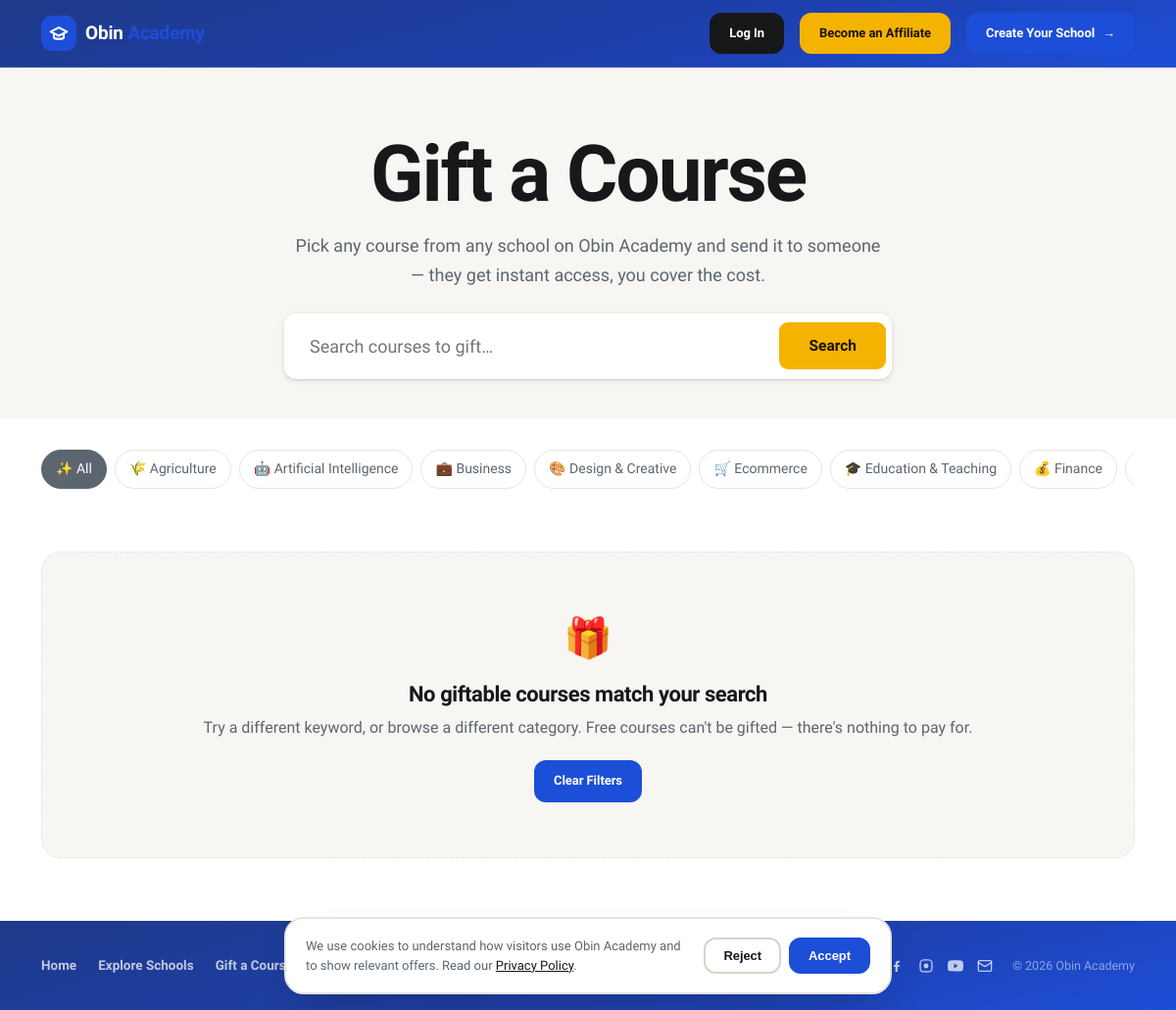
The page /gift.php on the database its author committed.
### tables this page shows
CREATE TABLE categories (
  id INT AUTO_INCREMENT PRIMARY KEY,
  name VARCHAR(120) NOT NULL UNIQUE,
  slug VARCHAR(120) NOT NULL UNIQUE,
  icon VARCHAR(60) NOT NULL DEFAULT 'sparkles'
);

### includes/db.php (called while the page is built, shortened)
<?php
function db(): PDO {
    static $pdo = null;
    if ($pdo === null) {
        $dsn = 'mysql:host=' . DB_HOST . ';dbname=' . DB_NAME . ';charset=utf8mb4';
        $pdo = new PDO($dsn, DB_USER, DB_PASS, [
            PDO::ATTR_ERRMODE => PDO::ERRMODE_EXCEPTION,
            PDO::ATTR_DEFAULT_FETCH_MODE => PDO::FETCH_ASSOC,
            PDO::ATTR_EMULATE_PREPARES => false,
        ]);
        $pdo->exec("SET time_zone = '+03:00'");
    }
    return $pdo;
}
function db_all(string $sql, array $params = []): array {
    $stmt = db()->prepare($sql);
    $stmt->execute($params);
    return $stmt->fetchAll();
}

### includes/data.php (called while the page is built, shortened)
<?php
function get_categories(): array {
    return db_all('SELECT * FROM categories ORDER BY name ASC');
}
function get_course_cards(string $whereSql = '', array $params = [], string $orderBy = 'c.created_at DESC', ?int $limit = null, ?int $offset = null): array {
    $sql = "
        SELECT c.*, cat.name AS category_name, u.name AS creator_name, u.avatar_url AS creator_avatar_url,
          u.pricing_model AS creator_pricing_model, u.school_monthly_price AS creator_school_monthly_price,
          (SELECT COUNT(*) FROM enrollments e WHERE e.course_id = c.id) AS student_count,
          (SELECT COALESCE(AVG(r.rating), 0) FROM reviews r WHERE r.course_id = c.id) AS avg_rating,
          (SELECT COUNT(*) FROM reviews r WHERE r.course_id = c.id) AS review_count
        FROM courses c
        JOIN categories cat ON cat.id = c.category_id
        JOIN users u ON u.id = c.creator_id
        WHERE c.status = 'PUBLISHED' " . ($whereSql ? "AND $whereSql" : '') . "
        ORDER BY $orderBy
    ";
    return db_all($sql, $params);
}
function search_courses(string $query = '', string $categorySlug = '', string $sort = 'popular', string $price = ''): array {
    $where = [];
    $params = [];
    $orderBy = COURSE_SORT_OPTIONS[$sort]['order'] ?? COURSE_SORT_OPTIONS['popular']['order'];
    return get_course_cards(implode(' AND ', $where), $params, $orderBy);
}

### gift.php (the view, shortened to what this page needs)
<?php
require __DIR__ . '/includes/data.php';
$q = query_param('q');
$categorySlug = query_param('category');
$categories = get_categories();
$categoryEmoji = [
    'finance' => '💰', 'business' => '💼', 'technology-software-development' => '💻',
    'marketing-digital-marketing' => '📣', 'design-creative' => '🎨', 'ecommerce' => '🛒',
    'education-teaching' => '🎓', 'agriculture' => '🌾', 'health-wellness' => '❤️',
    'artificial-intelligence' => '🤖', 'tech' => '💻',
    'medical' => '🩺', 'food' => '🍽️', 'law' => '⚖️', 'human-resources' => '👥',
    'engineering' => '⚙️', 'construction' => '🏗️', 'hospitality' => '🏨',
    'fashion-beauty' => '👗', 'music-arts' => '🎵', 'photography-film' => '📷',
    'sports-fitness' => '🏋️', 'logistics' => '🚚', 'environment' => '🌿',
    'energy' => '⚡', 'automotive' => '🚗', 'media-journalism' => '📰',
];
function gift_browse_url(string $q, string $category, array $override = []): string {
    $params = array_merge(['q' => $q, 'category' => $category], $override);
    $params = array_filter($params, fn($v) => $v !== '');
    return base_url('gift.php') . ($params ? '?' . http_build_query($params) : '');
}
$allMatches = search_courses($q, $categorySlug, 'popular');
$giftableCourses = array_values(array_filter($allMatches, fn($c) => gift_eligibility_for_course($c)['available']));
require __DIR__ . '/includes/header.php';
?>
<section class="home-hero-v3">
  <div class="container" style="text-align:center;">
    <h1>Gift a Course</h1>
    <p class="summary" style="margin-left:auto; margin-right:auto;">
      Pick any course from any school on Obin Academy and send it to someone — they get instant access, you cover the cost.
    </p>
    <form method="get" class="hero-search-v3">
      <input type="text" name="q" placeholder="Search courses to gift…" value="<?= e($q) ?>">
      <button type="submit">Search</button>
    </form>
  </div>
</section>
<div class="container" style="padding-top:32px; padding-bottom:72px;">
  <div class="chip-row chip-row-scroll">
    <a href="<?= e(gift_browse_url($q, '')) ?>" class="chip <?= !$categorySlug ? 'active' : '' ?>">✨ All</a>
    <?php foreach ($categories as $cat): ?>
      <a href="<?= e(gift_browse_url($q, $cat['slug'])) ?>" class="chip <?= $categorySlug === $cat['slug'] ? 'active' : '' ?>"><?= $categoryEmoji[$cat['slug']] ?? '📚' ?> <?= e($cat['name']) ?></a>
    <?php endforeach; ?>
  </div>
  <?php if ($giftableCourses): ?>
    <div class="grid sm:grid-2 lg:grid-3" style="margin-top:20px;">
      <?php foreach ($giftableCourses as $c) render_gift_course_card($c); ?>
    </div>
  <?php else: ?>
    <div class="empty-browse">
      <div class="empty-browse-icon">🎁</div>
      <h3 class="h3">No giftable courses match your search</h3>
      <p class="muted" style="margin-top:8px;">Try a different keyword, or browse a different category. Free courses can't be gifted — there's nothing to pay for.</p>
      <div class="row gap-2" style="margin-top:20px; justify-content:center;">
        <a href="<?= e(base_url('gift.php')) ?>" class="btn btn-primary btn-sm">Clear Filters</a>
      </div>
    </div>
  <?php endif; ?>
</div>
<?php require __DIR__ . '/includes/footer.php'; ?>

### rows shown on the page
categories: slug "🌾", name "Agriculture"
categories: slug "🤖", name "Artificial Intelligence"
categories: slug "💼", name "Business"
categories: slug "🎨", name "Design & Creative"
categories: slug "🛒", name "Ecommerce"
categories: slug "🎓", name "Education & Teaching"
categories: slug "💰", name "Finance"

### other values the page prints
$label "Home"
$label "Explore Schools"
$label "Gift a Course"
